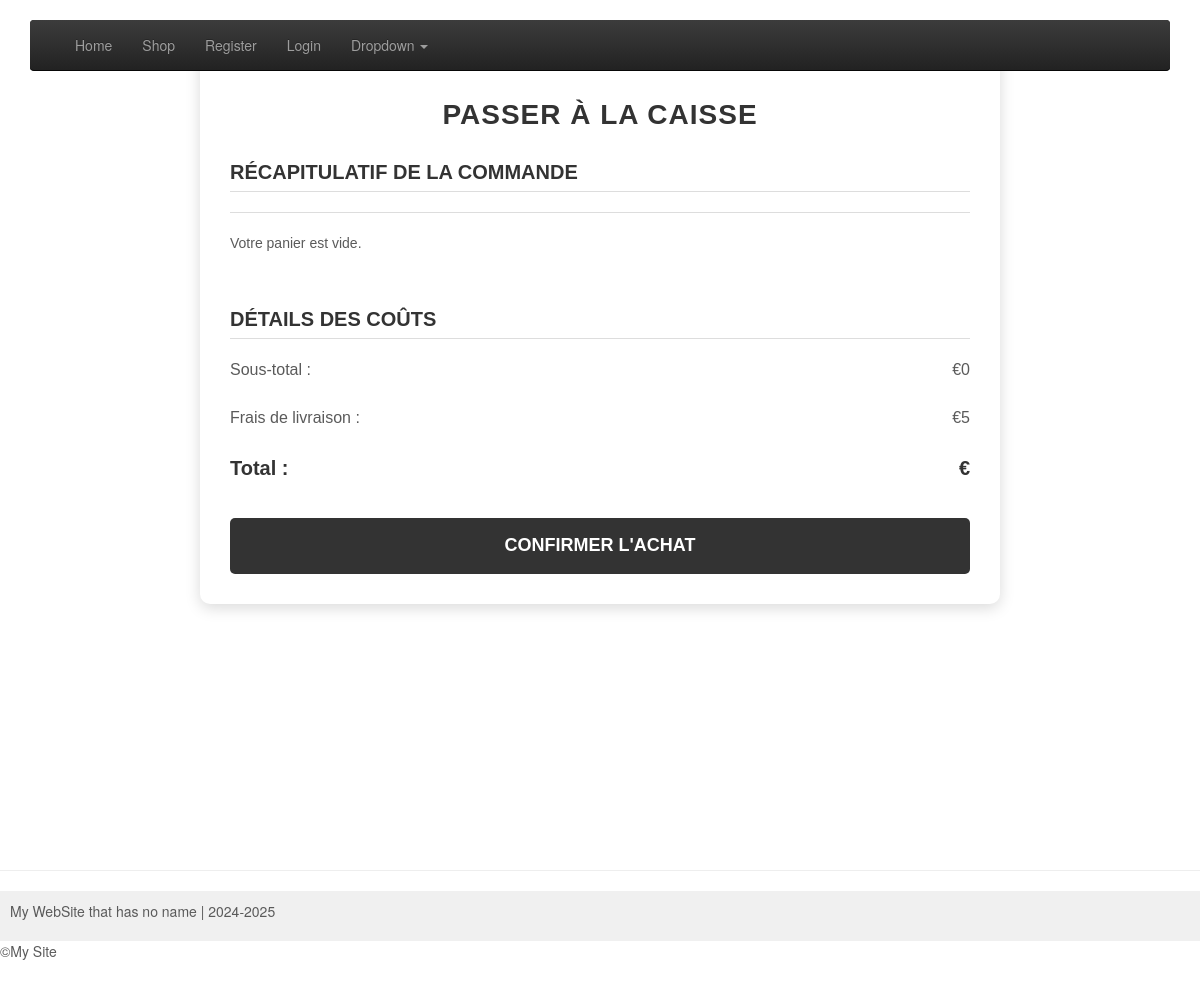
The page /checkout/ on the database as committed earlier.
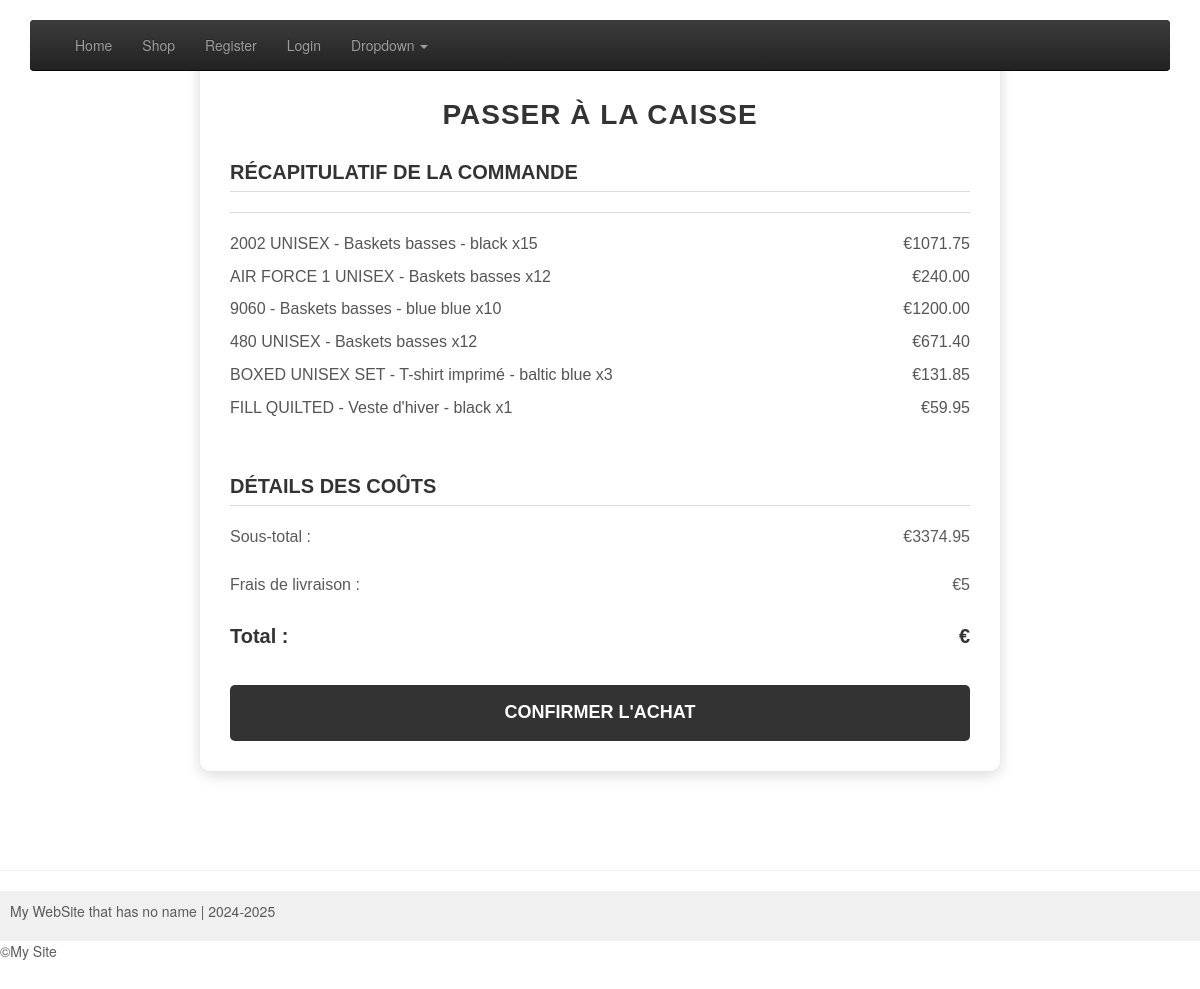
The same page on the database as committed later.
### account/models.py (models this page shows, shortened)
class CartItem(models.Model):
    product = models.ForeignKey(Product, on_delete=models.CASCADE)
    quantity = models.IntegerField(default=1)
    added_at = models.DateTimeField(auto_now_add=True)
    def total_price(self):
        return self.quantity * self.product.price

class Product(models.Model):
    name = models.CharField(max_length=100)
    price = models.DecimalField(max_digits=10, decimal_places=2)
    image_url = models.URLField(max_length=200)

### account/views.py (the view)
# urls.py: path('checkout/', checkout_view, name='checkout'),
def checkout_view(request):
    cart_items = CartItem.objects.all()
    subtotal = sum(item.total_price() for item in cart_items)
    shipping_cost = 5
    total = sum(shipping_cost for item in cart_items) + subtotal
    context = {
        'cart_items': cart_items,
        'subtotal': subtotal,
        'shipping_cost': shipping_cost,
        'total': total
    }
    return render(request, 'account/checkout.html', context)

### account/templates/account/checkout.html (shortened to what this page needs)
{% extends "base.html" %}
{% block content %}
<div class="checkout-container">
    <h2>Passer à la caisse</h2>
    <div class="checkout-section">
        <h3>Récapitulatif de la commande</h3>
        <div class="order-summary">
            {% for item in cart_items %}
            <div class="order-item">
                <p>{{ item.product.name }} x{{ item.quantity }}</p>
                <p>€{{ item.total_price }}</p>
            </div>
            {% empty %}
            <p>Votre panier est vide.</p>
            {% endfor %}
        </div>
    </div>
    <div class="checkout-section">
        <h3>Détails des coûts</h3>
        <div class="cost-breakdown">
            <p>Sous-total :</p>
            <p>€{{ subtotal }}</p>
        </div>
        <div class="cost-breakdown">
            <p>Frais de livraison :</p>
            <p>€{{ shipping_cost }}</p>
        </div>
        <div class="cost-breakdown">
            <p class="total-price">Total :</p>
            <p class="total-price">€{{ total2 }}</p>
        </div>
    </div>
    <a href="{% url 'confirm_checkout' %}" class="checkout-button">Confirmer l'achat</a>
</div>
{% endblock %}

### templates/base.html (shortened to what this page needs)
<!DOCTYPE html>
<html lang="en">
<head>
    {% include 'snippets/header.html' %}
</head>
<body>
    <div class="main">
        {% block content %}
        {% endblock content %}
    </div>
    {% include 'snippets/footer.html' %}
</body>
</html>

### templates/snippets/header.html (shortened to what this page needs)
<link rel="stylesheet" href="https://cdn.jsdelivr.net/npm/bootstrap@3.4.1/dist/css/bootstrap.min.css">
<link rel="stylesheet" href="https://cdn.jsdelivr.net/npm/bootstrap@3.4.1/dist/css/bootstrap-theme.min.css">
<body>
    <div class="navbar-wrapper">
      <div class="container">
        <nav class="navbar navbar-inverse navbar-static-top">
          <div class="container">
            <div class="navbar-header">
              <a class="navbar-brand">
            </a>
            </div>
            <div id="navbar" class="navbar-collapse collapse">
              <ul class="nav navbar-nav">
                {% if request.user.is_authenticated %}
                    <li><a href="{% url 'home' %}">Home</a></li>
                    <li><a href="{% url 'shop' %}">Shop</a></li>
                    <li><a href="{% url 'account' %}">Account</a></li>
                    <li><a href="{% url 'logout' %}">Logout</a></li>
                {% else %}
                    <li><a href="{% url 'home' %}">Home</a></li>
                    <li><a href="{% url 'shop' %}">Shop</a></li>
                    <li><a href="{% url 'register' %}">Register</a></li>
                    <li><a href="{% url 'login' %}">Login</a></li>
                {% endif %}
                <li class="dropdown">
                  <a href="#" class="dropdown-toggle" data-toggle="dropdown" role="button" aria-haspopup="true" aria-expanded="false">Dropdown <span class="caret"></span></a>
                </li>
              </ul>
            </div>
          </div>
        </nav>
      </div>
    </div>

### templates/snippets/footer.html (shortened to what this page needs)
<hr>
<div style="background-color: #f0f0f0; padding: 10px;">
    <p>My WebSite that has no name | 2024-2025</p>
</div>
<p>&copy;My Site</p>

### templates/snippets/header.html (style rules this page uses)
body { padding-bottom: 40px; color: #5a5a5a; }
.navbar-wrapper { position: absolute; top: 0; right: 0; left: 0; z-index: 20; }
.navbar-wrapper > .container { padding-right: 0; padding-left: 0; }
.navbar-wrapper .navbar { padding-right: 15px; padding-left: 15px; }
.navbar-wrapper .navbar .container { width: auto; }
@media (min-width: 768px) { .navbar-wrapper { margin-top: 20px; } }
@media (min-width: 768px) { .navbar-wrapper .container { padding-right: 15px; padding-left: 15px; } }
@media (min-width: 768px) { .navbar-wrapper .navbar { padding-right: 0; padding-left: 0; border-radius: 4px; } }

### templates/base.html (style rules this page uses)
.main { min-height: 100vh; height: 100%; }

### account/templates/account/checkout.html (style rules this page uses)
.checkout-container { max-width: 800px; margin: 50px auto; padding: 30px; background-color: #fff; border-radius: 10px; box-shadow: 0px 4px 15px rgba(0, 0, 0, 0.15); font-family: 'Arial', sans-serif; }
.checkout-container h2 { text-align: center; font-size: 28px; font-weight: 700; color: #333; margin-bottom: 30px; text-transform: uppercase; letter-spacing: 1px; }
.checkout-section { margin-bottom: 25px; }
.checkout-section h3 { font-size: 20px; font-weight: 600; color: #333; margin-bottom: 15px; text-transform: uppercase; border-bottom: 1px solid #ddd; padding-bottom: 8px; }
.order-summary { border-top: 1px solid #ddd; padding: 20px 0; margin: 20px 0; }
.order-item { display: flex; justify-content: space-between; margin-bottom: 10px; font-size: 16px; color: #555; }
.order-item p { margin: 0; }
.cost-breakdown { display: flex; justify-content: space-between; font-size: 16px; margin-top: 15px; }
.cost-breakdown p { margin: 5px 0; }
.total-price { font-weight: 700; font-size: 20px; color: #333; }
.checkout-button { display: block; width: 100%; padding: 15px; margin-top: 30px; background-color: #333; color: white; text-align: center; font-size: 18px; font-weight: bold; border-radius: 5px; text-decoration: none; text-transform: uppercase; transition: background-color 0.3s ease; }

Rows that differ between the two databases and show on the page:
added CartItem: product.name "2002 UNISEX - Baskets basses - black", quantity "15", total_price "1071.75"
added CartItem: product.name "AIR FORCE 1 UNISEX - Baskets basses", quantity "12", total_price "240.00"
added CartItem: product.name "9060 - Baskets basses - blue blue", quantity "10", total_price "1200.00"
added CartItem: product.name "480 UNISEX - Baskets basses", quantity "12", total_price "671.40"
added CartItem: product.name "BOXED UNISEX SET - T-shirt imprimé - baltic blue", quantity "3", total_price "131.85"
added CartItem: product.name "FILL QUILTED - Veste d'hiver - black", quantity "1", total_price "59.95"
Other text that changed with them:
{{ subtotal }}: "0" → "3374.95"
text no longer shown: "Votre panier est vide."
